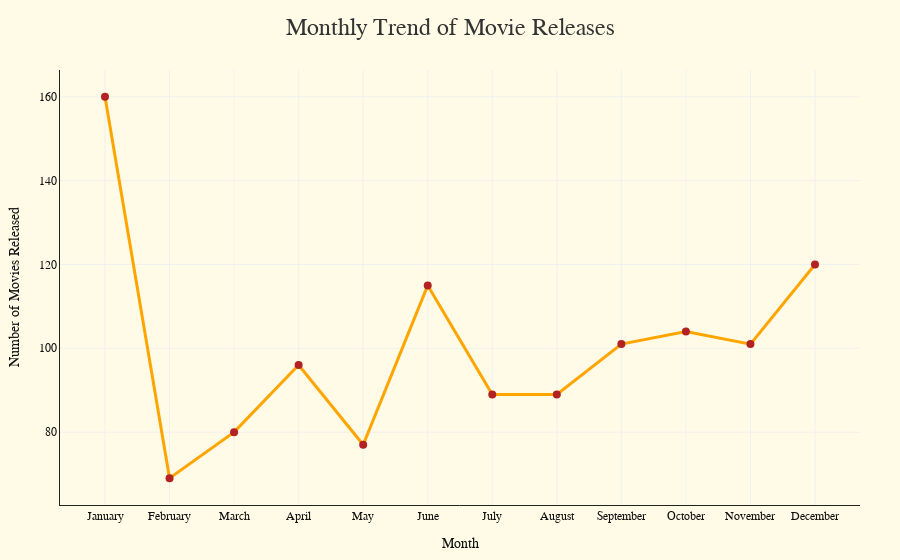

Notebook code cell kept with this figure:
### Markdown cell above
### Monthly Movie Theatre Release Trends

### Code cell
# Monthly summary: group, count, and map month names
monthly_summary = (
    date_filtered_df.groupby('release_month')
    .size()
    .reset_index(name='movie_count')
    .sort_values('release_month')
)

monthly_summary['month_name'] = pd.to_datetime(monthly_summary['release_month'], format='%m').dt.month_name()
monthly_summary = monthly_summary[['month_name', 'movie_count']]

# Sort by calendar order
monthly_summary['month_name'] = pd.Categorical(
    monthly_summary['month_name'],
    categories = list(calendar.month_name)[1:], 
    ordered = True
)
monthly_summary = monthly_summary.sort_values('month_name')

# Print monthly summary table
print("Monthly Movie Releases:\n")
print(monthly_summary.to_string(index=False))

# Plotting
fig = go.Figure()

fig.add_trace(go.Scatter(
    x = monthly_summary['month_name'],
    y = monthly_summary['movie_count'],
    mode = 'lines+markers',
    line = dict(color = '#ffa500', width = 3),
    marker = dict(size = 8, color = '#b22222', symbol = 'circle'),
    name = 'Monthly Releases'
))

fig.update_layout(
    title = dict(
        text = "Monthly Trend of Movie Releases",
        x = 0.5,
        font = dict(size = 24, family = 'Georgia', color = '#333333')
    ),
    xaxis = dict(
        title = 'Month',
        showgrid = True,
        gridcolor = '#f0f0f0',
        linecolor = '#222',
        tickfont = dict(family = 'Verdana', size = 12)
    ),
    yaxis = dict(
        title = 'Number of Movies Released',
        showgrid = True,
        gridcolor = '#f0f0f0',
        linecolor = '#222',
        tickfont = dict(family = 'Verdana', size = 12)
    ),
    plot_bgcolor = '#fffbe6', 
    paper_bgcolor = '#fffbe6',
    font = dict(color = '#111', family = 'Verdana'),
    hovermode = 'x unified',
    margin = dict(l = 60, r = 40, t = 70, b = 50)
)

fig.show()

### Figure 1 — Plotly figure (JSON) as saved in the notebook; plotly's stock layout.template omitted (floating-point values rounded to 4 significant figures)
{"data": [{"line": {"color": "#ffa500", "width": 3}, "marker": {"color": "#b22222", "size": 8, "symbol": "circle"}, "mode": "lines+markers", "name": "Monthly Releases", "type": "scatter", "x": ["January", "February", "March", "April", "May", "June", "July", "August", "September", "October", "November", "December"], "y": [160, 69, 80, 96, 77, 115, 89, 89, 101, 104, 101, 120]}], "layout": {"font": {"color": "#111", "family": "Verdana"}, "hovermode": "x unified", "margin": {"b": 50, "l": 60, "r": 40, "t": 70}, "paper_bgcolor": "#fffbe6", "plot_bgcolor": "#fffbe6", "title": {"font": {"color": "#333333", "family": "Georgia", "size": 24}, "text": "Monthly Trend of Movie Releases", "x": 0.5}, "xaxis": {"gridcolor": "#f0f0f0", "linecolor": "#222", "showgrid": true, "tickfont": {"family": "Verdana", "size": 12}, "title": {"text": "Month"}}, "yaxis": {"gridcolor": "#f0f0f0", "linecolor": "#222", "showgrid": true, "tickfont": {"family": "Verdana", "size": 12}, "title": {"text": "Number of Movies Released"}}}}
